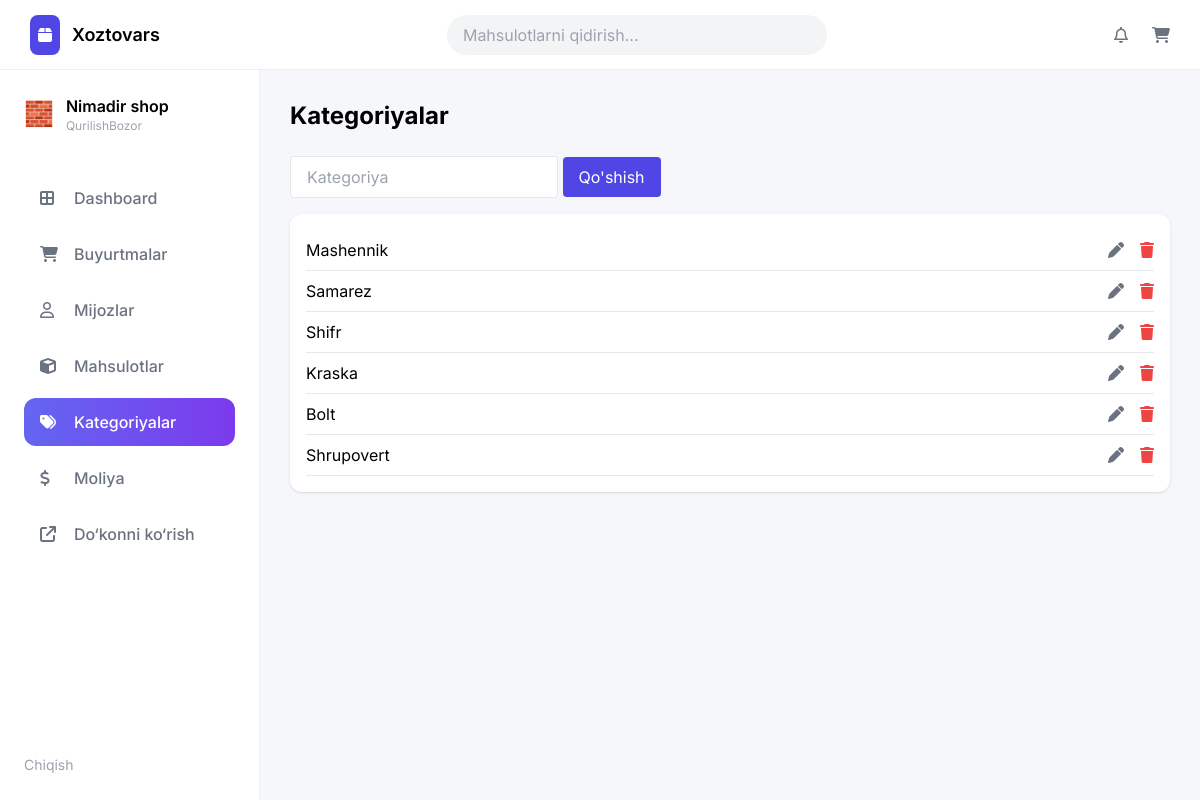
Page /categories/ on the committed database.
### app/models.py (models this page shows, shortened)
class Category(models.Model):
    name = models.CharField(max_length=100, unique=True)
    order = models.IntegerField(default=0)  # 🔥 новое поле

### app/views.py (the view)
# urls.py: path('categories/', categories_view, name='categories'),
def categories_view(request):
    categories = Category.objects.all()
    return render(request, "categories.html", {
        "categories": categories
    })

### app/views.py (called while the page is built)
def cart_count(request):
    cart = request.session.get('cart', {})
    return {'cart_count': sum(cart.values())}

### templates/categories.html (shortened to what this page needs)
{% extends 'admin_base.html' %}
{% block content %}
<h1 class="text-2xl font-bold mb-6">Kategoriyalar</h1>
<form method="post" action="{% url 'add_category' %}" class="mb-4">
    <input name="name" placeholder="Kategoriya" class="border px-4 py-2 rounded">
    <button class="bg-indigo-600 text-white px-4 py-2 rounded">
        Qo'shish
    </button>
</form>
<div class="bg-white p-4 rounded-xl shadow">
    {% for c in categories %}
    <div class="flex justify-between border-b py-2 items-center">
        <span>{{ c.name }}</span>
        <div class="flex gap-4">
            <a href="{% url 'edit_category' c.id %}">
                <i class="fa-solid fa-pen text-gray-500 hover:text-indigo-600"></i>
            </a>
            <a href="{% url 'delete_category' c.id %}">
                <i class="fa-solid fa-trash text-red-500 hover:text-red-700"></i>
            </a>
        </div>
    </div>
    {% endfor %}
</div>
{% endblock %}

### templates/admin_base.html (style rules this page uses)
body { background: #f5f7fb; font-family: 'Inter', sans-serif; margin: 0; }

### rows in the picture
Category: name "Mashennik"
Category: name "Samarez"
Category: name "Shifr"
Category: name "Kraska"
Category: name "Bolt"
Category: name "Shrupovert"
